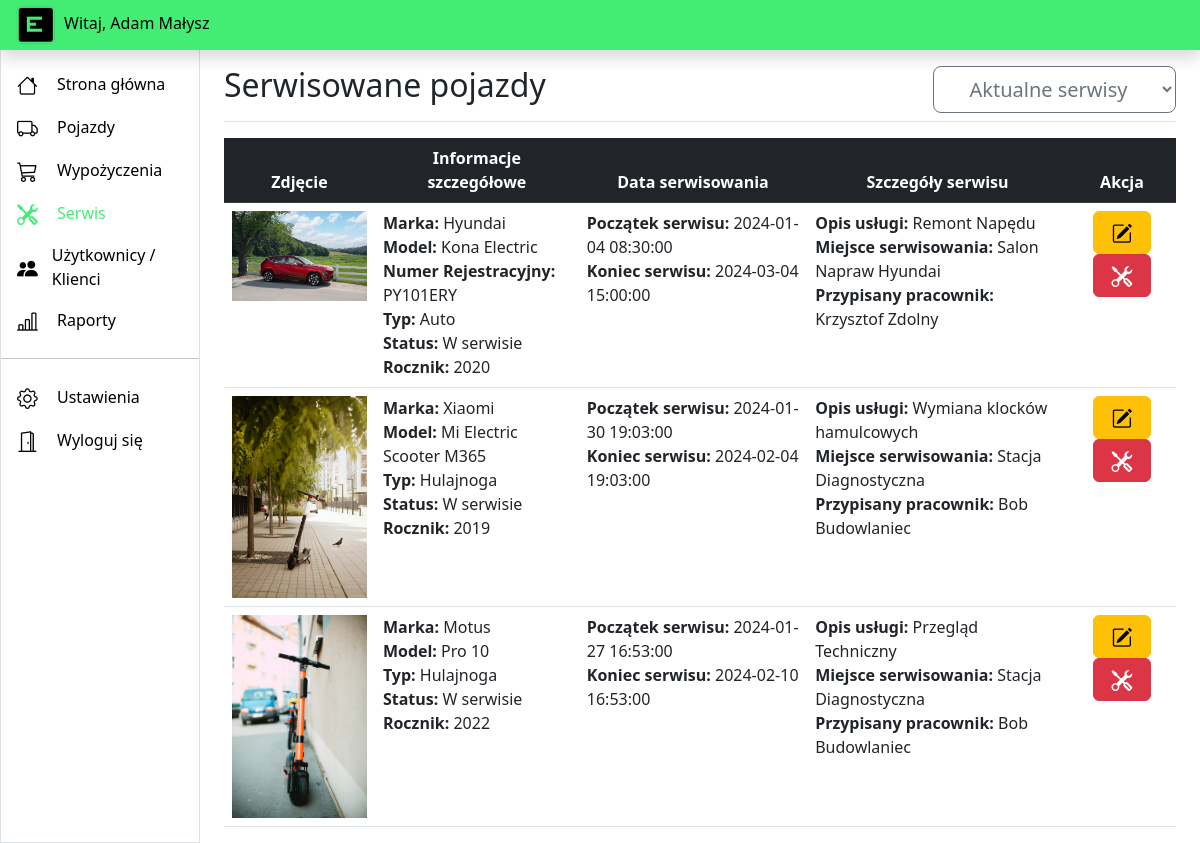
Screenshot of /service.php (signed in) with the database file from the repository.
### tables this page shows
CREATE TABLE `maintenance` (
  `id` int(11) NOT NULL,
  `vehicle_id` int(11) NOT NULL,
  `service_status` tinyint(1) NOT NULL,
  `creation_date` datetime NOT NULL,
  `service_start` datetime NOT NULL,
  `service_end` datetime NOT NULL,
  `planned` tinyint(1) NOT NULL,
  `user_id` int(11) NOT NULL,
  `maintenance_description` longtext NOT NULL,
  `service_location` varchar(50) NOT NULL
);

CREATE TABLE `vehicles` (
  `id` int(11) NOT NULL,
  `license_plate` varchar(8) NOT NULL,
  `brand` varchar(20) NOT NULL,
  `model` varchar(50) NOT NULL,
  `typ` enum('Auto','Hulajnoga') NOT NULL,
  `status` enum('Dostępny','Wypożyczony','W serwisie','Rozładowany') NOT NULL,
  `year` year(4) NOT NULL,
  `image` longtext DEFAULT 'images/vehicles/vehicle-default.png',
  `maintenance_needed` tinyint(1) NOT NULL,
  `maintenance_last` date NOT NULL,
  `battery_level` tinyint(4) NOT NULL,
  `battery_degradation` tinyint(4) NOT NULL,
  `deleted` tinyint(1) NOT NULL
);

CREATE TABLE `users` (
  `id` int(11) NOT NULL,
  `email` longtext NOT NULL,
  `password_hash` varchar(255) NOT NULL,
  `firstname` varchar(50) NOT NULL,
  `lastname` varchar(50) NOT NULL,
  `birth` date NOT NULL,
  `pesel` bigint(11) NOT NULL,
  `phone` varchar(15) NOT NULL,
  `address_city` varchar(50) NOT NULL,
  `address_zipcode` varchar(50) NOT NULL,
  `address_street` varchar(50) NOT NULL,
  `address_house` varchar(50) NOT NULL,
  `address_apartment` varchar(50) NOT NULL,
  `role_id` tinyint(1) NOT NULL,
  `ispasswordchanged` tinyint(1) NOT NULL,
  `isdeleted` tinyint(1) NOT NULL
);

### service.php (the view, shortened to what this page needs)
<?php
  $mysqli = require __DIR__ . "/database.php";
  if(!isset($_GET["view"])) {
    $maintenanceview = "active";
  }
  else if(isset($_GET["view"])) {
    $maintenanceview  = $_GET["view"];
  }
?>
<!DOCTYPE html>
<html lang="pl-PL">
<head>
  <link rel="stylesheet" type="text/css" href="styles/dashboard.css" />
  <link href="https://cdn.jsdelivr.net/npm/bootstrap@5.2.3/dist/css/bootstrap.min.css" rel="stylesheet" />
  <link rel="stylesheet" href="https://cdn.jsdelivr.net/npm/bootstrap-icons@1.11.1/font/bootstrap-icons.css">
  <link href="https://cdn.jsdelivr.net/npm/bootstrap-icons@1.10.5/font/bootstrap-icons.min.css" rel="stylesheet">
</head>
<body>
  <header class="navbar sticky-top flex-md-nowrap p-0 shadow" data-bs-theme="dark">
    <a class="navbar-brand col-md-3 col-lg-2 me-0 px-3 fs-6 text-black"><img class="me-2" src="images/logo.png" alt="" width="40" height="40">Witaj, <?php echo $_SESSION["user_firstname"].' '.$_SESSION["user_lastname"];?></a>
  </header>
  <div class="container-fluid">
    <div class="row text-wrap">
      <div class="sidebar border border-right col-md-3 col-lg-2 p-0 bg-body-tertiary">
        <div class="offcanvas-md offcanvas-end bg-body-tertiary" tabindex="-1" id="sidebarMenu" aria-labelledby="sidebarMenuLabel">
          <div class="offcanvas-body d-md-flex flex-column p-0 pt-lg-3 overflow-y-auto">
            <ul class="nav flex-column">
              <li class="nav-item">
                <a class="nav-link d-flex align-items-center gap-2 fs-6" href="index.php">
                  <i class="bi bi-house"></i>
                  Strona główna
                </a>
              </li>
              <li class="nav-item">
                <a class="nav-link d-flex align-items-center gap-2 fs-6" href="vehicles.php">
                  <i class="bi bi-truck"></i>
                  Pojazdy
                </a>
              </li>
              <?php if($_SESSION["user_role"] != 2) { ?>
              <li class="nav-item">
                <a class="nav-link d-flex align-items-center gap-2 fs-6" href="reservations.php">
                  <i class="bi bi-cart3"></i>
                  Wypożyczenia
                </a>
              </li>
              <?php } ?>
              <li class="nav-item">
                <a class="nav-link d-flex align-items-center gap-2 fs-6 active" aria-current="page" href="#">
                  <i class="bi bi-tools"></i>
                  Serwis
                </a>
              </li>
              <?php if($_SESSION["user_role"] != 2) { ?>
              <li class="nav-item">
                <a class="nav-link d-flex align-items-center gap-2 fs-6" href="clients.php">
                  <i class="bi bi-people-fill"></i>
                  <?php if($_SESSION["user_role"] == 1) { ?>Użytkownicy / Klienci<?php } ?>
                </a>
              </li>
              <li class="nav-item">
                <a class="nav-link d-flex align-items-center gap-2 fs-6" href="reports.php">
                  <i class="bi bi-bar-chart-line"></i>
                  Raporty
                </a>
              </li>
              <?php } ?>
            </ul>
            <hr class="my-3">
            <ul class="nav flex-column mb-auto">
              <li class="nav-item">
                <a class="nav-link d-flex align-items-center gap-2 fs-6" href="settings.php">
                  <i class="bi bi-gear"></i>
                  Ustawienia
                </a>
              </li>
              <li class="nav-item">
                <a class="nav-link d-flex align-items-center gap-2 fs-6" href="logout.php">
                  <i class="bi bi-door-open"></i>
                  Wyloguj się
                </a>
              </li>
            </ul>
          </div>
        </div>
      </div>
      <main class="col-md-9 ms-sm-auto col-lg-10 px-md-4">
        <div class="d-flex justify-content-between flex-wrap flex-md-nowrap align-items-center pt-3 pb-2 mb-3 border-bottom">
          <h1 class="h2">Serwisowane pojazdy</h1>
          <div class="d-flex">
            <form method="get">
              <select class="btn btn-lg btn-outline-secondary" name="view" onchange="this.form.submit();">
                <option value="active" <?php echo (($maintenanceview  == "active")?"selected":"" );?>>Aktualne serwisy</option>
              </select>
            </form>
          </div>
        </div>
        <table class="table table-hover">
          <thead class="table-dark">
            <tr>
              <th scope="col">Zdjęcie</th>
              <th scope="col">Informacje szczegółowe</th>
              <th scope="col">Data serwisowania</th>
              <th scope="col">Szczegóły serwisu</th>
              <?php if($_SESSION["user_role"] != 3) { ?> <th scope="col" class="buttonlist">Akcja</th> <?php } ?>
            </tr>
          </thead>
          <tbody>
            <?php
            if ($maintenanceview  == "active") {
              $sql = sprintf("SELECT maintenance.id, vehicle_id, service_status, creation_date, service_start, service_end, user_id, maintenance_description, service_location, vehicles.image, vehicles.brand, vehicles.model, vehicles.typ, vehicles.status, vehicles.year, vehicles.license_plate, users.firstname, users.lastname FROM maintenance INNER JOIN vehicles ON maintenance.vehicle_id = vehicles.id INNER JOIN users ON maintenance.user_id = users.id WHERE service_status = 1 ORDER BY creation_date desc");
            }
            $result = $mysqli->query($sql);
            while($row = $result->fetch_assoc()) {
            ?>
            <tr>
              <td class="text-center"><img class="img-fluid" src="<?php echo $row['image']; ?>" alt="" width="200px"></td>
              <td><?php echo "<b>Marka: </b>".$row['brand']."</br><b>Model: </b>".$row['model'].(($row['typ']=='Auto')?"</br><b>Numer Rejestracyjny: </b>".$row['license_plate']:"")."</br><b>Typ: </b>".$row['typ']."</br><b>Status: </b>".$row['status']."</br><b>Rocznik: </b>".$row['year']; ?></td>
              <td><?php echo "<b>Początek serwisu: </b>".$row['service_start']."</br><b>Koniec serwisu: </b>".$row['service_end']; ?></td>
              <td><?php echo "<b>Opis usługi: </b>".$row['maintenance_description']."</br><b>Miejsce serwisowania: </b>".$row['service_location']."</br><b>Przypisany pracownik: </b>".$row['firstname']." ".$row['lastname']; ?></td>
              <?php if($_SESSION["user_role"] != 3) { ?><td align="center" class="buttonlist"><button type='button' title="Edytuj" class='btn btn-warning' data-toggle='modal' <?php echo "data-target='#editModalCenter".$row["id"]."'"; ?>><i class="bi bi-pencil-square"></i></button>
              <a <?php if($row["service_status"] == 1 && $row["service_start"]<date("Y-m-d H:i:s")) { echo 'href="service.php?id='.$row["id"].'"'; ?> class='btn btn-danger' title="Zakończ Serwis" <?php } else { ?>class='btn btn-secondary' <?php } ?> ><i class="bi bi-tools"></i></a></td><?php } ?>
            </tr>
            <?php } ?>
          </tbody>
        </table>
      </main>
    </div>
  </div>
</body>
</html>

### styles/dashboard.css (style rules this page uses)
.bi { display: inline-block; width: 2rem; height: 1.7rem; font-size: 1.3rem; }
.sidebar { position: fixed; top: 45px; bottom: 0; left: 0; z-index: 100; padding: 0; }
.sidebar .nav-link { font-size: .875rem; font-weight: 500; }
.sidebar .nav-link.active { color: #43ed73; }
.sidebar .nav-link { color: #000000; }
.navbar { background-color: #43ed73; }
.navbar-brand { padding-top: .75rem; padding-bottom: .75rem; }
thead { text-align: center; }

### rows the page displays
maintenance: vehicle.image (picture), vehicle.brand "Hyundai", vehicle.model "Kona Electric", vehicle.license_plate "PY101ERY", vehicle.typ "Auto", vehicle.status "W serwisie", vehicle.year "2020", service_start "2024-01-04 08:30:00", service_end "2024-03-04 15:00:00", maintenance_description "Remont Napędu", service_location "Salon Napraw Hyundai", user.firstname "Krzysztof", user.lastname "Zdolny"
maintenance: vehicle.image (picture), vehicle.brand "Xiaomi", vehicle.model "Mi Electric Scooter M365", vehicle.typ "Hulajnoga", vehicle.status "W serwisie", vehicle.year "2019", service_start "2024-01-30 19:03:00", service_end "2024-02-04 19:03:00", maintenance_description "Wymiana klocków hamulcowych", service_location "Stacja Diagnostyczna", user.firstname "Bob", user.lastname "Budowlaniec"
maintenance: vehicle.image (picture), vehicle.brand "Motus", vehicle.model "Pro 10", vehicle.typ "Hulajnoga", vehicle.status "W serwisie", vehicle.year "2022", service_start "2024-01-27 16:53:00", service_end "2024-02-10 16:53:00", maintenance_description "Przegląd Techniczny", service_location "Stacja Diagnostyczna", user.firstname "Bob", user.lastname "Budowlaniec"

### other values shown
$_SESSION["user_firstname"] "Adam"
$_SESSION["user_lastname"] "Małysz"
